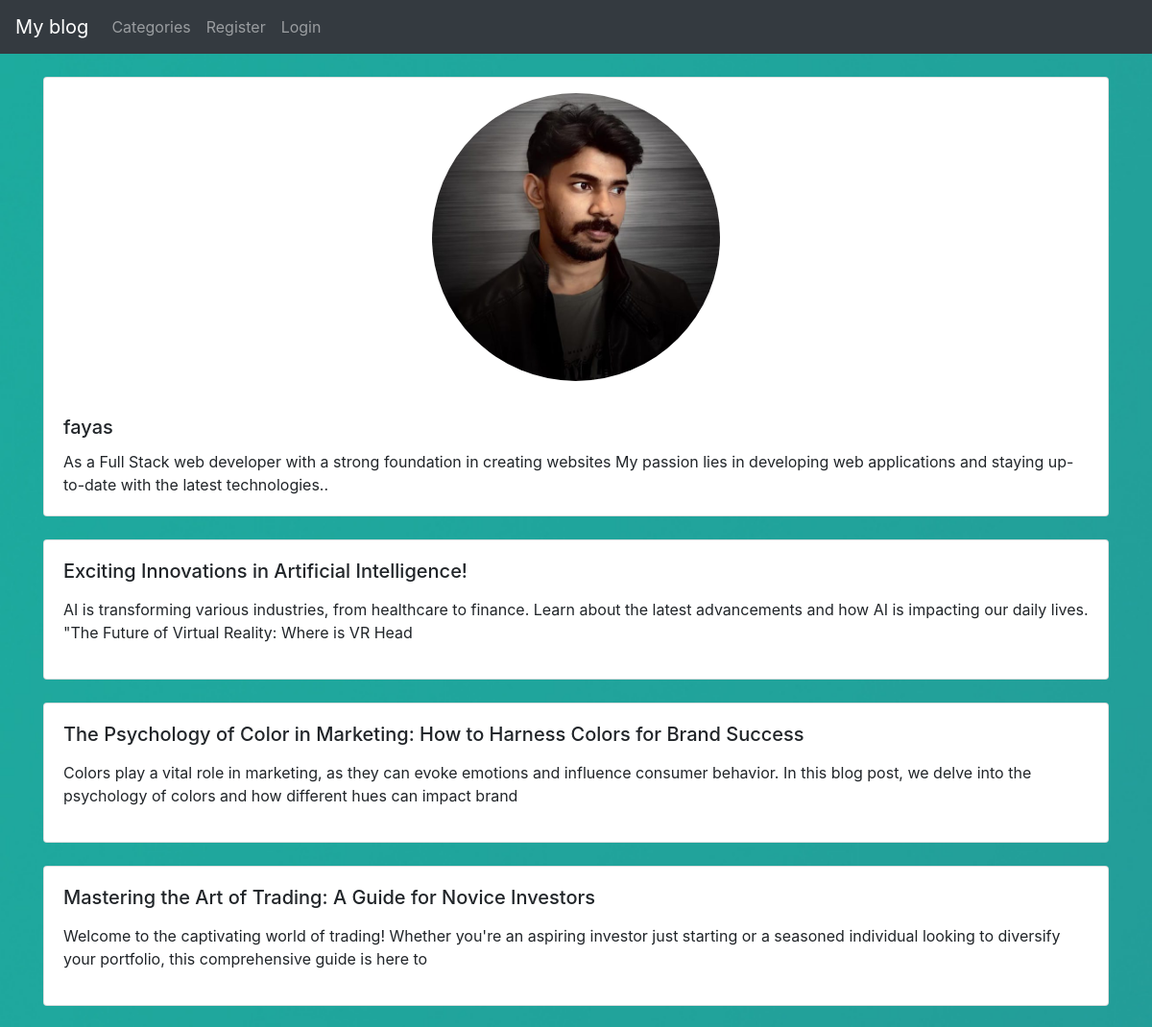
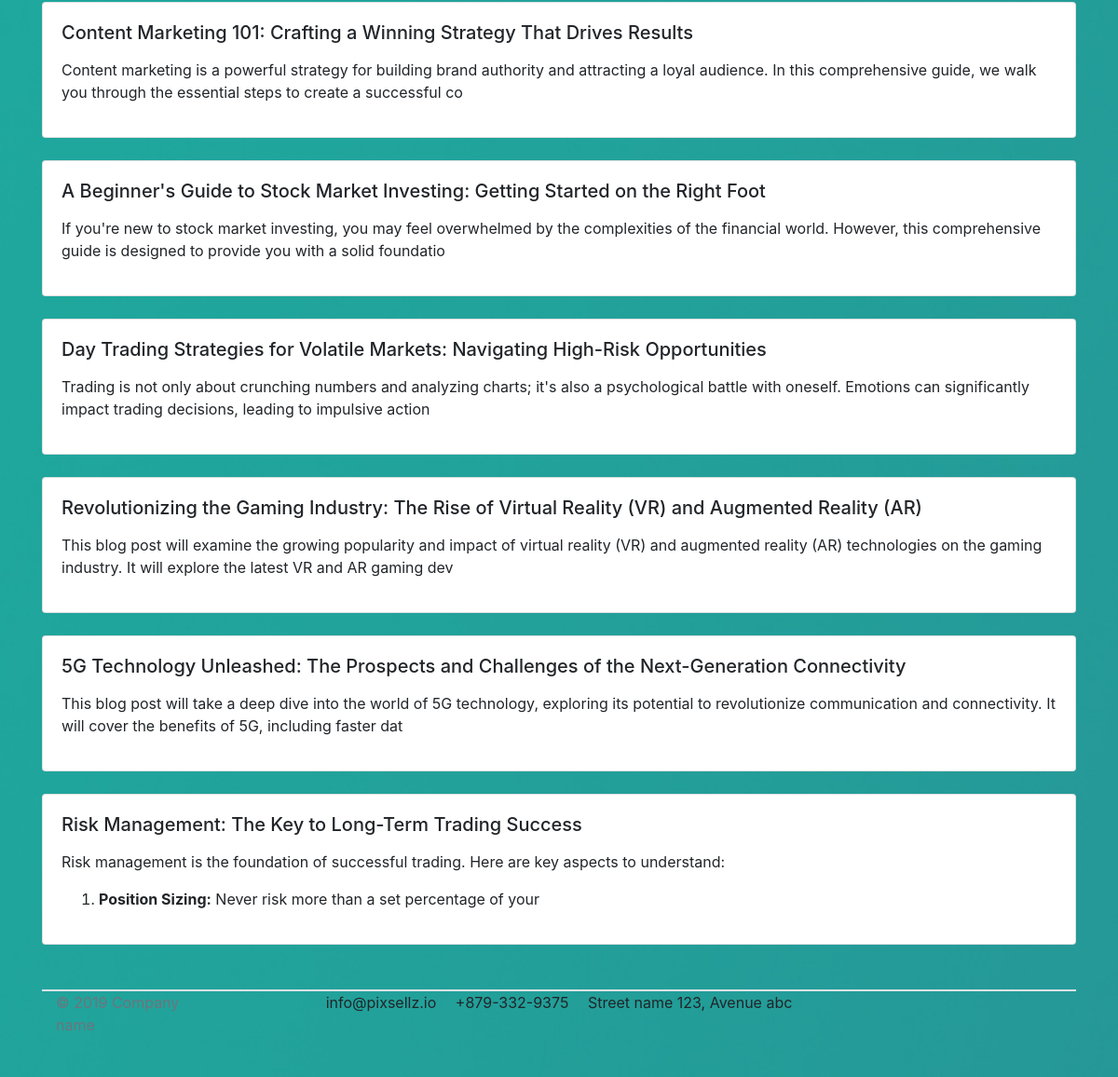
Screenshot of /members/2/profile/ with the database file from the repository (2 pictures, top to bottom).
### theblog/models.py (models this page shows, shortened)
class UserProfile(models.Model):
    user=models.OneToOneField(User,null=True,on_delete=models.CASCADE)
    bio=models.TextField()
    profile_pic=models.ImageField(null=True,blank=True,upload_to='profile/')
    website_url=models.CharField(max_length=255,null=True,blank=True)
    facebook_url=models.CharField(max_length=255,null=True,blank=True)
    Linkedin_url=models.CharField(max_length=255,null=True,blank=True)
    Instagram_url=models.CharField(max_length=255,null=True,blank=True)

class Post(models.Model):
    title = models.CharField(max_length=100)
    title_tag = models.CharField(max_length=100)
    author=models.ForeignKey(User,on_delete=models.CASCADE)
    body=RichTextField(blank=True,null=True)
    created_date=models.DateField(auto_now_add=True)
    category=models.CharField(max_length=200)
    likes=models.ManyToManyField(User,related_name='blog_posts')
    snippet=models.CharField(max_length=100,default='The blog snipet')
    header_image=models.ImageField(null=True,blank=True,upload_to='images/')

### Members/views.py (the view)
# urls.py: path('<int:pk>/profile/',ShowProfilePageView.as_view(),name="show_profile"),
class ShowProfilePageView(DetailView):
    model=UserProfile
    template_name='registration/user_profile.html'
    def get_context_data(self, *args,**kwargs):
        context=super(ShowProfilePageView,self).get_context_data(*args,**kwargs)
        page_user=get_object_or_404(UserProfile,id=self.kwargs['pk'])
        user_post=Post.objects.filter(author=page_user.user)
        context={
            "page_user":page_user,
            "user_post":user_post,
        }
        return context

### Members/templates/registration/user_profile.html (shortened to what this page needs)
{% extends 'base.html' %}
{% load static %}
{% block content %}
<div class="card mb-3 mt-4">
    <div class="d-flex justify-content-center align-items-center">
        {% if page_user.profile_pic %}
        <img class="card-img-top my-3" src="{{page_user.profile_pic.url}}" alt="Card image cap" style="height: 300px; width: 300px; object-fit: cover; border-radius: 50%;">
        {% else %}
        <img class="card-img-top my-3" src="{% static 'theblog/images/default.jpeg' %}" alt="Card image cap" style="height: 300px; width: 300px; object-fit: cover; border-radius: 50%;">
        {% endif %}
    </div>
    <div class="card-body">
      <h5 class="card-title">{{page_user.user.username}}</h5>
      <p class="card-text">{{ page_user.bio }}</p>
    </div>
</div>
{% for post in user_post %}
<div class="card mb-3 mt-4">
    <div class="card-body">
        <h5 class="card-title">{{post.title}}</h5>
        <p class="card-text">{{ post.body|safe|slice:200 }}</p>
    </div>
</div>
{% endfor %}
{% endblock %}

### theblog/templates/footer.html (style rules this page uses)
html, body { height: 100%; margin: 0; padding: 0; display: flex; flex-direction: column; }

### rows the page displays
UserProfile: profile_pic (placeholder picture), user.username "fayas", bio "As a Full Stack web developer with a strong foundation in creating websites My passion lies in developing web applications and staying up-to-date with the latest technologies.."
Post: title "Exciting Innovations in Artificial Intelligence!", body "AI is transforming various industries, from healthcare to finance. Learn about the latest advancements and how AI is impacting our daily lives. \"The Future of Virtual Reality: Where is VR Head"
Post: title "The Psychology of Color in Marketing: How to Harness Colors for Brand Success", body "Colors play a vital role in marketing, as they can evoke emotions and influence consumer behavior. In this blog post, we delve into the psychology of colors and how different hues can impact brand"
Post: title "Mastering the Art of Trading: A Guide for Novice Investors", body "Welcome to the captivating world of trading! Whether you're an aspiring investor just starting or a seasoned individual looking to diversify your portfolio, this comprehensive guide is here to"
Post: title "Content Marketing 101: Crafting a Winning Strategy That Drives Results", body "Content marketing is a powerful strategy for building brand authority and attracting a loyal audience. In this comprehensive guide, we walk you through the essential steps to create a successful co"
Post: title "A Beginner's Guide to Stock Market Investing: Getting Started on the Right Foot", body "If you're new to stock market investing, you may feel overwhelmed by the complexities of the financial world. However, this comprehensive guide is designed to provide you with a solid foundatio"
Post: title "Day Trading Strategies for Volatile Markets: Navigating High-Risk Opportunities", body "Trading is not only about crunching numbers and analyzing charts; it's also a psychological battle with oneself. Emotions can significantly impact trading decisions, leading to impulsive action"
Post: title "Revolutionizing the Gaming Industry: The Rise of Virtual Reality (VR) and Augmented Reality (AR)", body "This blog post will examine the growing popularity and impact of virtual reality (VR) and augmented reality (AR) technologies on the gaming industry. It will explore the latest VR and AR gaming dev"
Post: title "5G Technology Unleashed: The Prospects and Challenges of the Next-Generation Connectivity", body "This blog post will take a deep dive into the world of 5G technology, exploring its potential to revolutionize communication and connectivity. It will cover the benefits of 5G, including faster dat"
Post: title "Risk Management: The Key to Long-Term Trading Success", body "Risk management is the foundation of successful trading. Here are key aspects to understand: Position Sizing: Never risk more than a set percentage of your"
